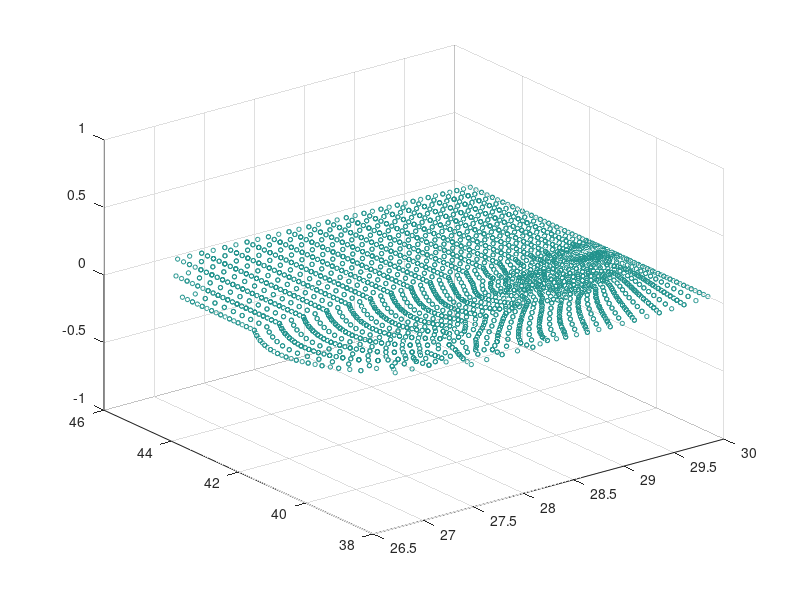

Write MATLAB code to recreate this figure.
clear all
data=load('debug_q3d.txt')

slices=sort(unique(data(:,4)),'descend')
C=zeros(length(data),3); %colors
S=ones(length(data),1)*5; %size

sliceN=3
cnt=1
for i = 1:length(data)
    if data(i,4)==slices(sliceN)
        sliceData(cnt,1:5)=data(i,:);
        cnt=cnt+1;
    end
end

% for i = 1:length(data)
%     C(i,:)=[data(i,5),data(i,5),data(i,5)].*max
% end
% figure;scatter3(sliceData(:,2),sliceData(:,4))
pointsize = 10;
figure;scatter3(sliceData(:,2), sliceData(:,3),sliceData(:,5), pointsize, sliceData(:,5));